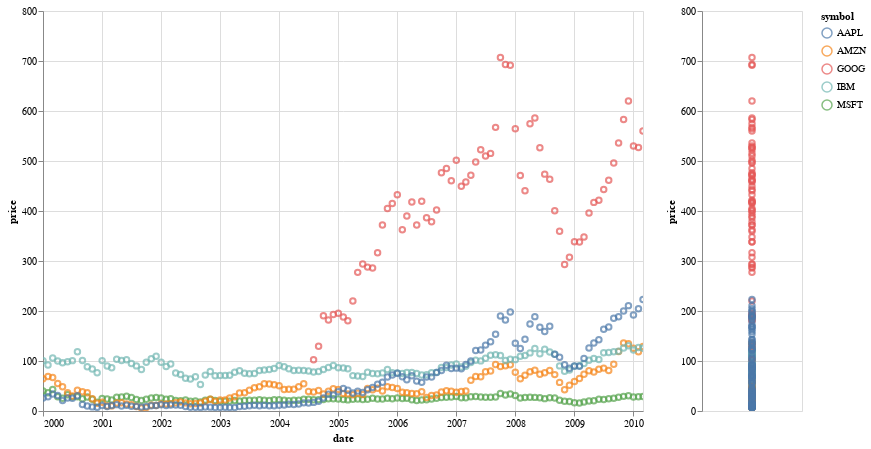

Notebook code cell kept with this figure:
### Code cell
point  = alt.Chart(stocks).mark_point().encode(
    x='date',
    y='price',
    color='symbol',
    tooltip=['date', 'price', 'symbol']
).properties(
    width=600,
    height=400
).interactive()
bar = alt.Chart(stocks).mark_point().encode(
    y='price',
    color='symbol',
    tooltip=['date', 'price', 'symbol']
).properties(
    width=100,
    height=400
).interactive()

point | bar

### Figure 1 — Vega-Lite specification as saved in the notebook (floating-point values rounded to 4 significant figures; data arrays with more than 128 entries replaced by an {"elided": "..."} marker saying what was removed)
{"$schema": "https://vega.github.io/schema/vega-lite/v5.20.1.json", "config": {"view": {"continuousHeight": 300, "continuousWidth": 300}}, "data": {"name": "data-b0fe595546d47c5085f225c35730172c"}, "datasets": {"data-b0fe595546d47c5085f225c35730172c": {"elided": "560 records"}}, "hconcat": [{"encoding": {"color": {"field": "symbol", "type": "nominal"}, "tooltip": [{"field": "date", "type": "temporal"}, {"field": "price", "type": "quantitative"}, {"field": "symbol", "type": "nominal"}], "x": {"field": "date", "type": "temporal"}, "y": {"field": "price", "type": "quantitative"}}, "height": 400, "mark": {"type": "point"}, "name": "view_25", "width": 600}, {"encoding": {"color": {"field": "symbol", "type": "nominal"}, "tooltip": [{"field": "date", "type": "temporal"}, {"field": "price", "type": "quantitative"}, {"field": "symbol", "type": "nominal"}], "y": {"field": "price", "type": "quantitative"}}, "height": 400, "mark": {"type": "point"}, "name": "view_26", "width": 100}], "params": [{"bind": "scales", "name": "param_61", "select": {"encodings": ["x", "y"], "type": "interval"}, "views": ["view_25"]}, {"bind": "scales", "name": "param_62", "select": {"encodings": ["x", "y"], "type": "interval"}, "views": ["view_26"]}]}
